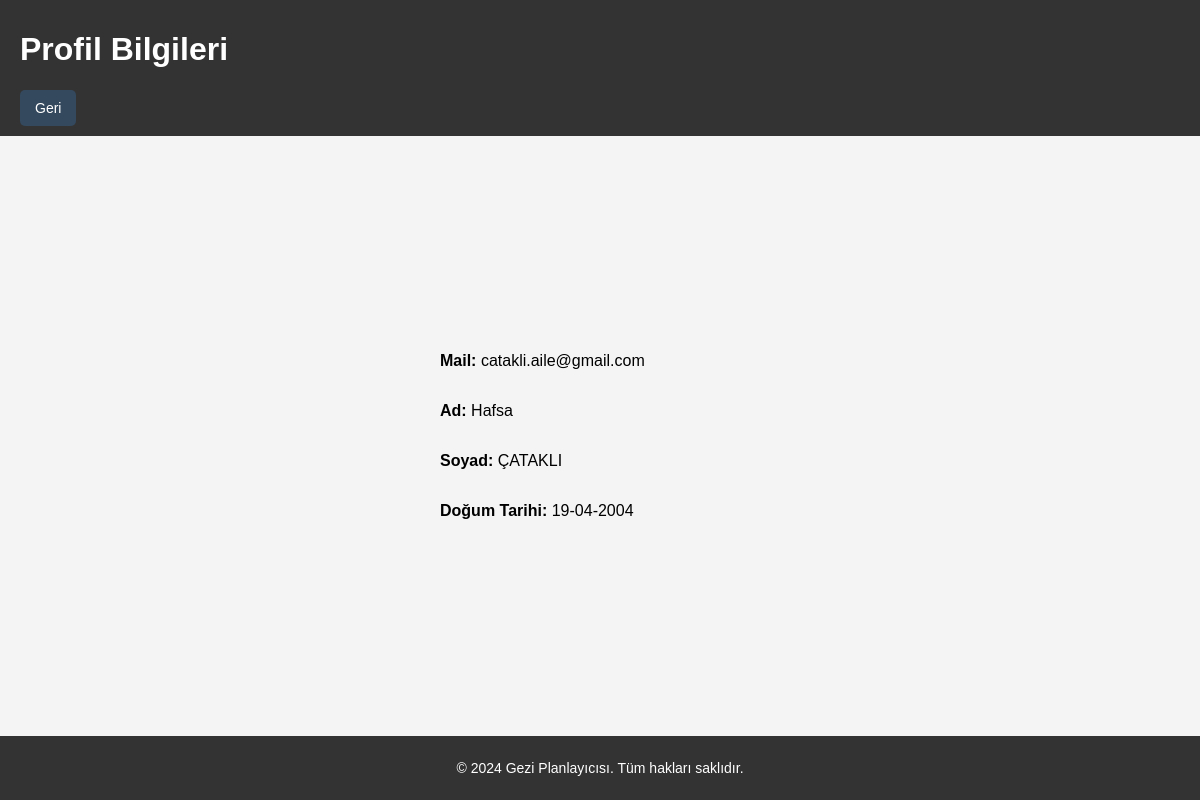
Screenshot of /get_profile_data (signed in) with the database file from the repository.
### tables this page shows
CREATE TABLE "users" (
	"user_ID"	INTEGER,
	"username"	TEXT NOT NULL UNIQUE,
	"password"	TEXT NOT NULL,
	"firstName"	TEXT,
	"lastName"	TEXT,
	"birthDate"	TEXT,
	PRIMARY KEY("user_ID" AUTOINCREMENT)
);

### app.py (the view)
@app.route('/get_profile_data')
def get_profile_data():
    if 'username' not in session:
        return redirect(url_for('login', user_id=1))
    conn = get_db_connection()
    user_data = conn.execute("SELECT * FROM users WHERE username = ?", (session['username'],)).fetchone()
    conn.close()
    return render_template("bilgi.html", users=user_data)

### app.py (called while the page is built)
def get_db_connection():
    conn = sqlite3.connect('file:users.db?mode=rw', uri=True)
    conn.row_factory = sqlite3.Row     # Veritabanı dosyasının adı
    return conn

### templates/bilgi.html (shortened to what this page needs)
<!DOCTYPE html>
<html lang="tr">
<head>
    <link rel="stylesheet" href="/static/profile.css">
</head>
<body>
    <header>
        <h1>Profil Bilgileri</h1>
        <button id="prof-geri" class="login-btn" onclick="window.location.href='/profile';">Geri</button>
    </header>
    <div class="main-content">
        <div class="nav-menu">
            <p name="mail"><strong>Mail:</strong> {{ users['username'] }}</p>
            <p name="name"> <strong>Ad:</strong> {{ users['firstName'] }}</p>
            <p name="lname"><strong>Soyad:</strong> {{ users['lastName'] }}</p>
            <p name="tarih"><strong>Doğum Tarihi:</strong> {{ users['birthDate'] }}</p>
        </div>
    </div>
    <footer>
        <p>&copy; 2024 Gezi Planlayıcısı. Tüm hakları saklıdır.</p>
    </footer>
</body>
</html>

### static/profile.css (style rules this page uses)
body { display: flex; flex-direction: column; margin: 0; font-family: Arial, sans-serif; min-height: 100vh; background-color: #f4f4f4; }
header { background-color: #333; padding: 10px 20px; color: white; }
.login-btn { background-color: #34495e; color: white; border: none; padding: 10px 15px; border-radius: 5px; cursor: pointer; font-size: 14px; transition: background-color 0.3s ease; }
.main-content { flex: 1; display: flex; justify-content: center; align-items: center; }
.nav-menu { display: flex; flex-direction: column; align-items: stretch; width: 320px; }
footer { background-color: #333; color: white; text-align: center; padding: 10px 0; font-size: 14px; }

### rows the page displays
users: username "catakli.aile@gmail.com", firstName "Hafsa", lastName "ÇATAKLI", birthDate "19-04-2004"
